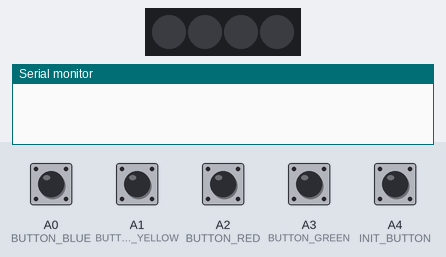
This sketch was run on a simulated Arduino Uno, built with avr-gcc and run on an emulated ATmega328P. Shown: 4 RGB LEDs in strip order, left to right, the last lines printed to the serial monitor. The inputs (shaded band) are chosen by the test bench; at power-on: A0 (BUTTON_BLUE), A1 (BUTTON_YELLOW), A2 (BUTTON_RED), A3 (BUTTON_GREEN), A4 (INIT_BUTTON) HIGH. Dim RGB values are drawn brighter than linear.

Above: at 1.9 s.
2.0 s: A0 (BUTTON_BLUE) pulled LOW for 1 s
At 2.57 s:
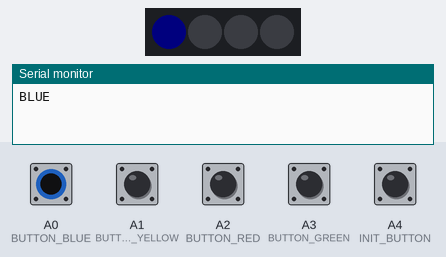
4.7 s: A1 (BUTTON_YELLOW) pulled LOW for 0.3 s
At 5.08 s:
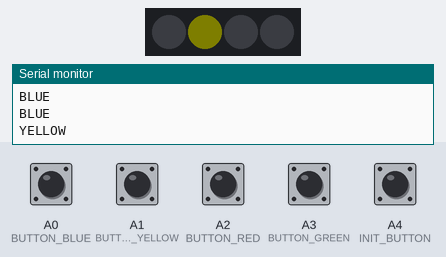
6.7 s: A2 (BUTTON_RED) pulled LOW for 0.3 s
At 7.08 s:
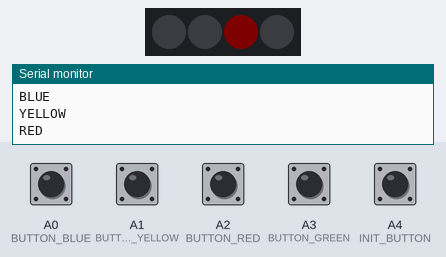
8.7 s: A3 (BUTTON_GREEN) pulled LOW for 0.3 s
At 9.08 s:
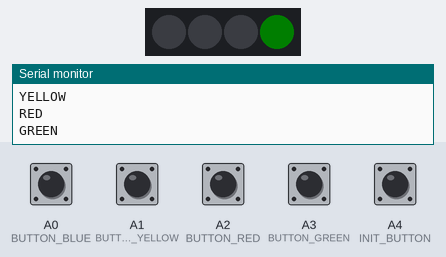
10.7 s: A4 (INIT_BUTTON) pulled LOW for 0.3 s
At 11.09 s:
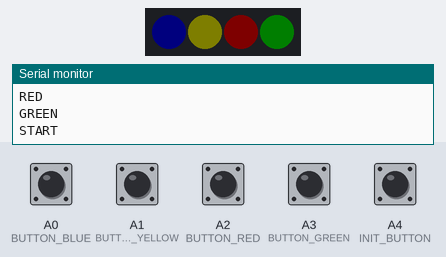
12.5 s: A0 (BUTTON_BLUE) driven LOW and A1 (BUTTON_YELLOW) driven LOW and A2 (BUTTON_RED) driven LOW and A3 (BUTTON_GREEN) driven LOW and A4 (INIT_BUTTON) driven LOW
At 13.34 s:
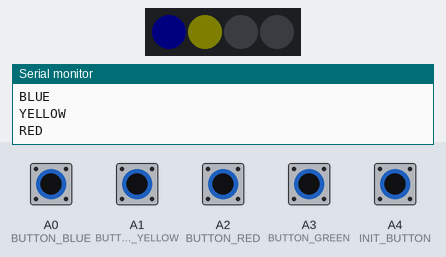
Timing chart, 0 to 16.5 s (numbered marks = the images above; inputs shaded):
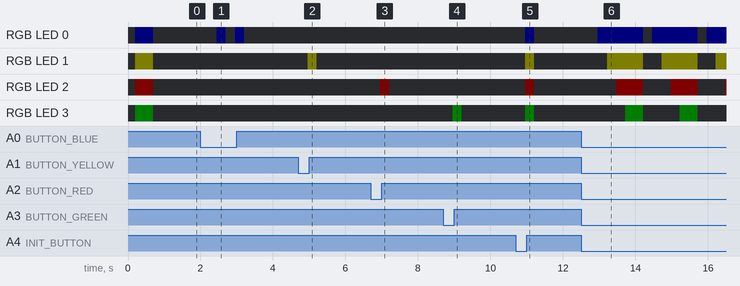

The sketch:

src.ino
```cpp
/*

Name: NeoPixel and Button Test
Author: Alexis Rodriguez Jr.

Hardware needed:
5x Momentary Switches (Tactile Buttons) (SPST - Single Pole Single Throw)
4x NeoPixel LEDs
14x jumpers (5x GND button side, 5x SIGNAL button side, 3x NeoPixel, 1x GND breadboard)
*/

//Include Libraries
#include <Adafruit_NeoPixel.h>

//Define the digital DATA pin for NeoPixel
#define NEOPIXEL_IN 6

//Define number of LEDs in NeoPixel Strip
#define NUM_LIGHTS 4

//Define Simon Says Buttons
#define BUTTON_BLUE A0
#define BUTTON_YELLOW A1
#define BUTTON_RED A2
#define BUTTON_GREEN A3

//Define Simon Says NeoPixel LEDs position
#define NP_BLUE 0
#define NP_YELLOW 1
#define NP_RED 2
#define NP_GREEN 3

//Define Start/Stop button analog input
#define INIT_BUTTON A4

//Baud Rate for Serial
#define BAUD_RATE 115200

//GLOBAL VARIABLES

const boolean DEBUG = 1;				//Debug buttons
Adafruit_NeoPixel strip = Adafruit_NeoPixel(NUM_LIGHTS, NEOPIXEL_IN);	//Initialize NeoPixel object

//Single 32-bit value to determine NeoPixel Color display
//0x00000000
//0xWWRRGGBB
//So to get RED: 0x00FF0000
//However, use low values to limit current draw since these are very bright!
const uint32_t red = 0x00040000;		//Display RED on NeoPixel
const uint32_t green = 0x00000400;	//Display GREEN on NeoPixel
const uint32_t yellow = 0x00040400;	//Display YELLOW on NeoPixel
const uint32_t blue = 0x00000004;	//Display BLUE on NeoPixel
const uint32_t white = 0x00040404;  //Display WHITE on NeoPixel

void setup() {

	//Used to debug [Use Serial.println("TEXT")]
	Serial.begin(BAUD_RATE);

	//Define all buttons used as inputs with a internal pullup
	pinMode(BUTTON_BLUE, INPUT_PULLUP);
	pinMode(BUTTON_YELLOW, INPUT_PULLUP);
	pinMode(BUTTON_RED, INPUT_PULLUP);
	pinMode(BUTTON_GREEN, INPUT_PULLUP);
	pinMode(INIT_BUTTON, INPUT_PULLUP);

	//NeoPixel Setup
	strip.begin();	//Fully initialize the pin and pixel count of object
	delay(100);
	strip.clear();  //Turn off all LEDs and clear frame matrix
	delay(100);

	//Show ready pattern
	strip.setPixelColor(NP_BLUE,blue);
	strip.setPixelColor(NP_YELLOW,yellow);
	strip.setPixelColor(NP_RED,red);
	strip.setPixelColor(NP_GREEN,green);
	strip.show();

	strip.clear();
	delay(500);
	strip.show();

}

void loop() {

	//This is to debug the buttons and LEDs in case something goes wrong with hardware connections
	if (DEBUG){
		while(1){
			//LOW = Pressed
			if (digitalRead(A0) == LOW) {
				Serial.println("BLUE");
				strip.setPixelColor(NP_BLUE,blue);
				delay(250);
				strip.show();
			}

			if (digitalRead(A1) == LOW) {
				Serial.println("YELLOW");
				strip.setPixelColor(NP_YELLOW,yellow);
				delay(250);
				strip.show();
			}

			if (digitalRead(A2) == LOW) {
				Serial.println("RED");
				strip.setPixelColor(NP_RED,red);
				delay(250);
				strip.show();
			}

			if (digitalRead(A3) == LOW) {
				Serial.println("GREEN");
				strip.setPixelColor(NP_GREEN,green);
				delay(250);
				strip.show();
			}

			if (digitalRead(A4) == LOW) {
				Serial.println("START");
				strip.setPixelColor(NP_BLUE,blue);
				strip.setPixelColor(NP_YELLOW,yellow);
				strip.setPixelColor(NP_RED,red);
				strip.setPixelColor(NP_GREEN,green);
				delay(250);
				strip.show();
			}
			delay(250);
			strip.clear();
			strip.show();
		}
	}
}
```

Measured:
- after the input at 2.0 s, RGB LED 0: alternates RGB(0, 0, 4) for 0.25 s and off for 0.25 s, 4 changes in all, then stays off, starting after 0.45 s
- after the input at 4.7 s, RGB LED 1: off → RGB(4, 4, 0) after 0.26 s, → off 0.25 s later
- after the input at 6.7 s, RGB LED 2: off → RGB(4, 0, 0) after 0.26 s, → off 0.25 s later
- after the input at 8.7 s, RGB LED 3: off → RGB(0, 4, 0) after 0.26 s, → off 0.25 s later
- after the input at 10.7 s, RGB LED 0: off → RGB(0, 0, 4) after 0.27 s, → off 0.25 s later; RGB LED 1: off → RGB(4, 4, 0) after 0.27 s, → off 0.25 s later; RGB LED 2: off → RGB(4, 0, 0) after 0.27 s, → off 0.25 s later; RGB LED 3: off → RGB(0, 4, 0) after 0.27 s, → off 0.25 s later
- after the input at 12.5 s, RGB LED 0: alternates RGB(0, 0, 4) for 1.3 s and off for 0.25 s, starting after 0.47 s; RGB LED 1: alternates RGB(4, 4, 0) for 1.0 s and off for 0.50 s, starting after 0.72 s
